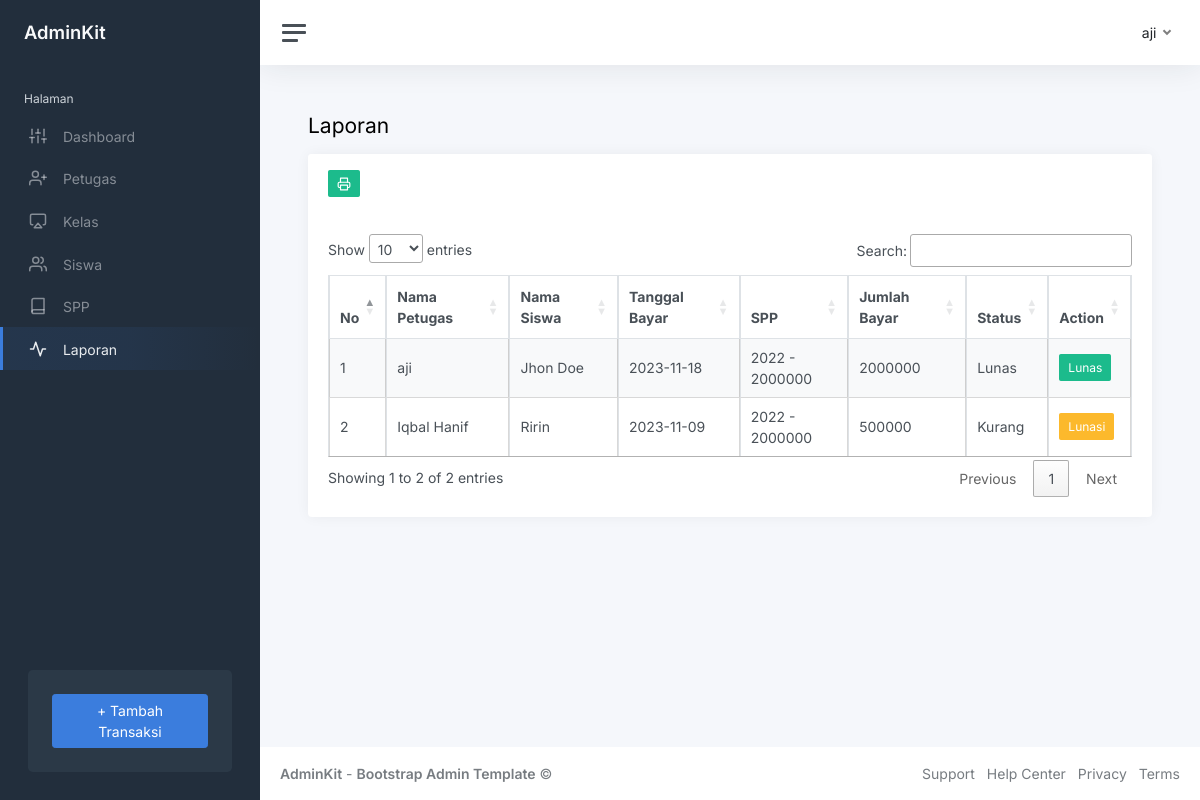
Page /index.php?page=laporan (signed in) on the committed database.
### tables this page shows
CREATE TABLE `pembayaran` (
  `id_pembayaran` int(11) NOT NULL,
  `id_petugas` int(11) DEFAULT NULL,
  `nisn` char(10) NOT NULL,
  `tgl_bayar` date NOT NULL,
  `id_spp` int(11) NOT NULL,
  `jumlah_bayar` int(11) NOT NULL
);

CREATE TABLE `petugas` (
  `id_petugas` int(11) NOT NULL,
  `username` varchar(25) NOT NULL,
  `password` varchar(32) NOT NULL,
  `nama_petugas` varchar(35) NOT NULL,
  `level` enum('admin','petugas') NOT NULL
);

CREATE TABLE `siswa` (
  `nisn` char(10) NOT NULL,
  `nis` char(8) NOT NULL,
  `nama` varchar(35) NOT NULL,
  `id_kelas` int(11) NOT NULL,
  `alamat` text NOT NULL,
  `no_telp` varchar(13) NOT NULL,
  `password` varchar(32) NOT NULL
);

CREATE TABLE `spp` (
  `id_spp` int(11) NOT NULL,
  `tahun` int(11) NOT NULL,
  `nominal` int(11) NOT NULL
);

### laporan.php (the view, shortened to what this page needs)
<h1 class="h3 mb-3">Laporan</h1>
<div class="row">
    <div class="col-12">
        <div class="card">
            <div class="card-header">
                <?php
                if (!empty($_SESSION['user']['level'] == 'admin')) {
                ?>
                    <a href="cetak-laporan.php" class="btn btn-success btn-sm" target="_blank"><i data-feather="printer"></i></a>
                <?php
                }
                ?>
            </div>
            <div class="card-body">
                <table class="table table-bordered table-striped table-hover cell-border" id="laporan">
                    <thead>
                        <tr>
                            <th>No</th>
                            <th>Nama Petugas</th>
                            <th>Nama Siswa</th>
                            <th>Tanggal Bayar</th>
                            <th>SPP</th>
                            <th>Jumlah Bayar</th>
                            <th>Status</th>
                            <th>Action</th>
                        </tr>
                    </thead>
                    <tbody>
                        <?php
                        $no = 1;
                        $query = mysqli_query($koneksi, "SELECT * FROM pembayaran INNER JOIN petugas ON pembayaran.id_petugas=petugas.id_petugas
                        INNER JOIN siswa ON pembayaran.nisn=siswa.nisn
                        INNER JOIN spp ON pembayaran.id_spp=spp.id_spp");
                        while ($data = mysqli_fetch_array($query)) {
                        ?>
                            <tr>
                                <td><?php echo $no++ ?></td>
                                <td><?php echo $data['nama_petugas'] ?></td>
                                <td><?php echo $data['nama'] ?></td>
                                <td><?php echo $data['tgl_bayar'] ?></td>
                                <td><?php echo $data['tahun'] ?> - <?php echo $data['nominal'] ?></td>
                                <td><?php echo $data['jumlah_bayar'] ?></td>
                                <td>
                                    <?php
                                    if ($data['nominal'] > $data['jumlah_bayar']) {
                                        echo 'Kurang';
                                    } else {
                                        echo 'Lunas';
                                    }
                                    ?>
                                </td>
                                <td>
                                    <?php
                                    if ($data['nominal'] <= $data['jumlah_bayar']) {
                                    ?>
                                        <button type="button" class="btn btn-success btn-sm">
                                            Lunas
                                        </button>
                                    <?php
                                    } else {
                                    ?>
                                        <button type="button" class="btn btn-warning btn-sm" data-bs-toggle="modal" data-bs-target="#lunasi<?php echo $data['id_pembayaran'] ?>">
                                            Lunasi
                                        </button>
                                    <?php
                                    }
                                    ?>
                                </td>
                            </tr>
                        <?php
                        }
                        ?>
                    </tbody>
                </table>
            </div>
        </div>
    </div>
</div>

### index.php (shortened to what this page needs)
<!DOCTYPE html>
<html lang="en">
<head>
    <link rel="stylesheet" href="https://cdnjs.cloudflare.com/ajax/libs/twitter-bootstrap/4.5.2/css/bootstrap.min.css" />
        <?php
        $page = isset($_GET['page']) ? $_GET['page'] : 'Dashboard';
        ?>
    <link rel="stylesheet" href="https://cdn.datatables.net/1.13.6/css/jquery.dataTables.min.css">
    <link href="css/app.css" rel="stylesheet">
</head>
<body>
    <div class="wrapper">
        <nav id="sidebar" class="sidebar js-sidebar">
            <div class="sidebar-content js-simplebar">
                <a class="sidebar-brand" href="index.html">
                    <span class="align-middle">AdminKit</span>
                </a>
                <?php
                if (!empty($_SESSION['user']['level']) && !empty($_SESSION['user']['level'] == 'admin')) {
                ?>
                    <ul class="sidebar-nav">
                        <li class="sidebar-header">
                            Halaman
                        </li>
                        <li class="sidebar-item <?php echo (empty($_GET['page']) ? 'active' : '') ?>">
                            <a class="sidebar-link" href="index.php">
                                <i class="align-middle" data-feather="sliders"></i> <span class="align-middle">Dashboard</span>
                            </a>
                        </li>
                        <li class="sidebar-item <?php echo ($page == 'petugas' ? 'active' : '') ?>">
                            <a class="sidebar-link" href="?page=petugas">
                                <i class="align-middle" data-feather="user-plus"></i> <span class="align-middle">Petugas</span>
                            </a>
                        </li>
                        <li class="sidebar-item <?php echo ($page == 'kelas' ? 'active' : '') ?>">
                            <a class="sidebar-link" href="?page=kelas">
                                <i class="align-middle" data-feather="airplay"></i> <span class="align-middle">Kelas</span>
                            </a>
                        </li>
                        <li class="sidebar-item <?php echo ($page == 'siswa' || $page == 'history' ? 'active' : '') ?>">
                            <a class="sidebar-link" href="?page=siswa">
                                <i class="align-middle" data-feather="users"></i> <span class="align-middle">Siswa</span>
                            </a>
                        </li>
                        <li class="sidebar-item <?php echo ($page == 'spp' ? 'active' : '') ?>">
                            <a class="sidebar-link" href="?page=spp">
                                <i class="align-middle" data-feather="book"></i> <span class="align-middle">SPP</span>
                            </a>
                        </li>
                        <li class="sidebar-item <?php echo ($page == 'laporan' ? 'active' : '') ?>">
                            <a class="sidebar-link" href="?page=laporan">
                                <i class="align-middle" data-feather="activity"></i> <span class="align-middle">Laporan</span>
                            </a>
                        </li>
                    </ul>
                    <div class="sidebar-cta">
                        <div class="sidebar-cta-content">
                            <div class="d-grid">
                                <button class="btn btn-primary" data-bs-toggle="modal" data-bs-target="#tambahTransaksi">+ Tambah Transaksi</button>
                            </div>
                        </div>
                    </div>
                    <?php
                }
                ?>
            </div>
        </nav>
        <div class="main">
            <nav class="navbar navbar-expand navbar-light navbar-bg">
                <a class="sidebar-toggle js-sidebar-toggle">
                    <i class="hamburger align-self-center"></i>
                </a>
                <div class="navbar-collapse collapse">
                    <ul class="navbar-nav navbar-align">
                        <li class="nav-item dropdown">
                            <a class="nav-link dropdown-toggle d-none d-sm-inline-block" href="#" data-bs-toggle="dropdown">
                                <span class="text-dark">
                                    <?php
                                    if (!empty($_SESSION['user']['level'])) {
                                        echo $_SESSION['user']['nama_petugas'];
                                    } else {
                                        echo $_SESSION['user']['nama'];
                                    }
                                    ?>
                                </span>
                            </a>
                        </li>
                    </ul>
                </div>
            </nav>
            <main class="content">
                <div class="container-fluid p-0">
                    <?php
                    $page = isset($_GET['page']) ? $_GET['page'] : 'dashboard';
                    include $page . '.php';
                    ?>
                </div>
            </main>
            <footer class="footer">
                <div class="container-fluid">
                    <div class="row text-muted">
                        <div class="col-6 text-start">
                            <p class="mb-0">
                                <a class="text-muted" href="https://adminkit.io/" target="_blank"><strong>AdminKit</strong></a> - <a class="text-muted" href="https://adminkit.io/" target="_blank"><strong>Bootstrap Admin
                                        Template</strong></a> &copy;
                            </p>
                        </div>
                        <div class="col-6 text-end">
                            <ul class="list-inline">
                                <li class="list-inline-item">
                                    <a class="text-muted" href="https://adminkit.io/" target="_blank">Support</a>
                                </li>
                                <li class="list-inline-item">
                                    <a class="text-muted" href="https://adminkit.io/" target="_blank">Help Center</a>
                                </li>
                                <li class="list-inline-item">
                                    <a class="text-muted" href="https://adminkit.io/" target="_blank">Privacy</a>
                                </li>
                                <li class="list-inline-item">
                                    <a class="text-muted" href="https://adminkit.io/" target="_blank">Terms</a>
                                </li>
                            </ul>
                        </div>
                    </div>
                </div>
            </footer>
        </div>
    </div>
</body>
</html>

### rows in the picture
pembayaran: id_petugas.nama_petugas "aji", nisn.nama "Jhon Doe", tgl_bayar "2023-11-18", id_spp.tahun "2022", id_spp.nominal "2000000", jumlah_bayar "2000000", shows "Lunas"
pembayaran: id_petugas.nama_petugas "Iqbal Hanif", nisn.nama "Ririn", tgl_bayar "2023-11-09", id_spp.tahun "2022", id_spp.nominal "2000000", jumlah_bayar "500000", shows "Kurang"

### other values in the picture
$_SESSION['user']['nama_petugas'] "aji"
